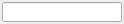
<?xml version="1.0" encoding="UTF-8"?>
<ui version="4.0">
 <class>Form</class>
 <widget class="QWidget" name="Form">
  <property name="geometry">
   <rect>
    <x>0</x>
    <y>0</y>
    <width>124</width>
    <height>24</height>
   </rect>
  </property>
  <property name="sizePolicy">
   <sizepolicy hsizetype="Expanding" vsizetype="Expanding">
    <horstretch>1</horstretch>
    <verstretch>1</verstretch>
   </sizepolicy>
  </property>
  <property name="minimumSize">
   <size>
    <width>44</width>
    <height>24</height>
   </size>
  </property>
  <property name="sizeIncrement">
   <size>
    <width>1</width>
    <height>1</height>
   </size>
  </property>
  <property name="baseSize">
   <size>
    <width>44</width>
    <height>24</height>
   </size>
  </property>
  <property name="windowTitle">
   <string>Form</string>
  </property>
  <widget class="caLineEdit" name="caLineEdit_26">
   <property name="geometry">
    <rect>
     <x>2</x>
     <y>2</y>
     <width>120</width>
     <height>20</height>
    </rect>
   </property>
   <property name="sizePolicy">
    <sizepolicy hsizetype="Expanding" vsizetype="Expanding">
     <horstretch>0</horstretch>
     <verstretch>0</verstretch>
    </sizepolicy>
   </property>
   <property name="minimumSize">
    <size>
     <width>40</width>
     <height>20</height>
    </size>
   </property>
   <property name="sizeIncrement">
    <size>
     <width>1</width>
     <height>1</height>
    </size>
   </property>
   <property name="baseSize">
    <size>
     <width>40</width>
     <height>20</height>
    </size>
   </property>
   <property name="font">
    <font>
     <family>Lucida Sans Typewriter</family>
     <pointsize>12</pointsize>
    </font>
   </property>
   <property name="alignment">
    <set>Qt::AlignAbsolute|Qt::AlignRight|Qt::AlignTrailing|Qt::AlignVCenter</set>
   </property>
   <property name="channel" stdset="0">
    <string notr="true">$(VALUE)</string>
   </property>
   <property name="foreground">
    <color>
     <red>0</red>
     <green>0</green>
     <blue>0</blue>
    </color>
   </property>
   <property name="background">
    <color>
     <red>187</red>
     <green>187</green>
     <blue>187</blue>
    </color>
   </property>
   <property name="colorMode">
    <enum>caLineEdit::Static</enum>
   </property>
   <property name="precisionMode">
    <enum>caLineEdit::Channel</enum>
   </property>
   <property name="limitsMode">
    <enum>caLineEdit::Channel</enum>
   </property>
   <property name="maxValue">
    <double>1.000000000000000</double>
   </property>
   <property name="minValue">
    <double>0.000000000000000</double>
   </property>
   <property name="fontScaleMode">
    <enum>caLineEdit::None</enum>
   </property>
   <property name="formatType">
    <enum>caLineEdit::decimal</enum>
   </property>
  </widget>
  <widget class="caGraphics" name="caRectangle_0">
   <property name="geometry">
    <rect>
     <x>0</x>
     <y>0</y>
     <width>124</width>
     <height>24</height>
    </rect>
   </property>
   <property name="sizePolicy">
    <sizepolicy hsizetype="Expanding" vsizetype="Expanding">
     <horstretch>1</horstretch>
     <verstretch>1</verstretch>
    </sizepolicy>
   </property>
   <property name="minimumSize">
    <size>
     <width>44</width>
     <height>24</height>
    </size>
   </property>
   <property name="sizeIncrement">
    <size>
     <width>1</width>
     <height>1</height>
    </size>
   </property>
   <property name="baseSize">
    <size>
     <width>44</width>
     <height>24</height>
    </size>
   </property>
   <property name="foreground">
    <color>
     <red>253</red>
     <green>0</green>
     <blue>0</blue>
    </color>
   </property>
   <property name="linestyle" stdset="0">
    <enum>caGraphics::Solid</enum>
   </property>
   <property name="fillstyle" stdset="0">
    <enum>caGraphics::Filled</enum>
   </property>
   <property name="lineColor">
    <color>
     <red>253</red>
     <green>0</green>
     <blue>0</blue>
    </color>
   </property>
   <property name="visibility">
    <enum>caGraphics::IfZero</enum>
   </property>
   <property name="channel" stdset="0">
    <string notr="true">$(STATUS)</string>
   </property>
   <property name="form">
    <enum>caGraphics::Rectangle</enum>
   </property>
  </widget>
  <zorder>caRectangle_0</zorder>
  <zorder>caLineEdit_26</zorder>
 </widget>
 <customwidgets>
  <customwidget>
   <class>caGraphics</class>
   <extends>QWidget</extends>
   <header>caGraphics</header>
  </customwidget>
  <customwidget>
   <class>caLineEdit</class>
   <extends>QLineEdit</extends>
   <header>caLineEdit</header>
  </customwidget>
 </customwidgets>
 <resources/>
 <connections/>
</ui>
